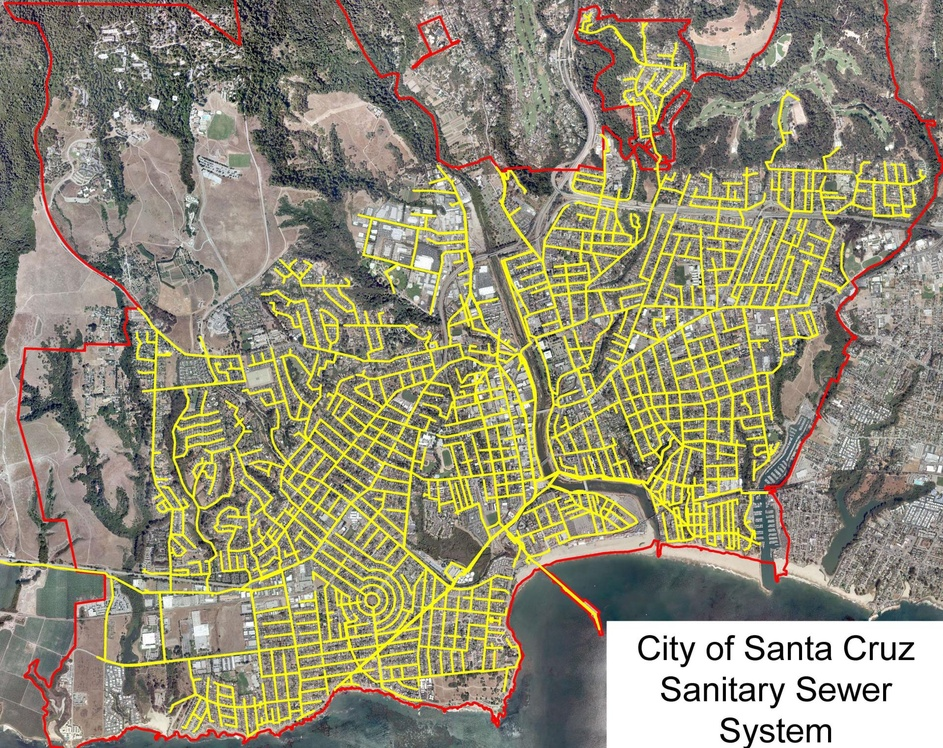
#> input picture SantaCruzSewage.jpeg, 943 x 748 px, shrunk from 1920 x 1523 before the run, found by its file name
$ python main.py
#> lines starting #> are read from the running program, lines starting #| are printed output that depends on the picture; after the words box and inside, x2 and y2 are one past the last pixel; in counts of white or black regions, pixels touching at a corner belong together

import cv2
import os
import matplotlib.pyplot as plt
import skimage
import numpy as np
import PIL
from PIL import Image
import math
import time

#Converting image to an Numpy Array
def loadconvert(link):
    image = cv2.imread(link)
#> image is the input picture: shape (748, 943, 3); mean B, G, R 117.1, 141.9, 147.3
    data = cv2.cvtColor(image, cv2.COLOR_BGR2RGB)
    return data

#Segmentation of the image to retrieve the pipes based on color
def segmentation(data):
    hsv_data = cv2.cvtColor(data, cv2.COLOR_RGB2HSV)
#> hsv_data: shape (748, 943, 3); mean H, S, V 41.3, 53.1, 149.9
    lower = np.array([28, 210, 210], dtype="uint8")
    upper = np.array([70, 255, 255], dtype="uint8")
    mask = cv2.inRange(hsv_data, lower, upper)
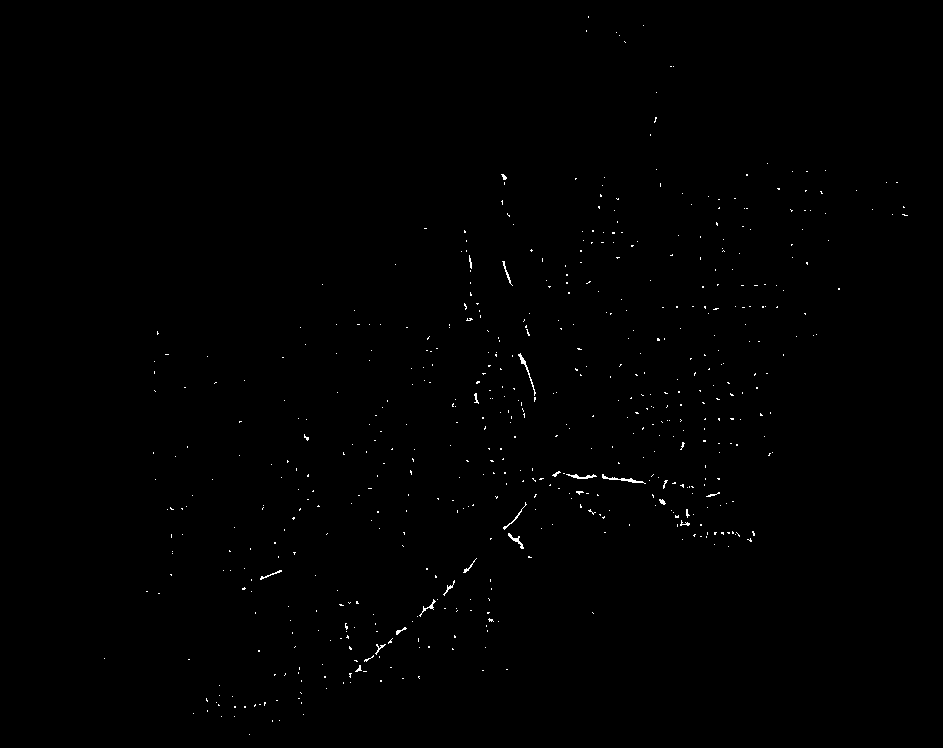
#> mask: shape (748, 943); 0.35% white in thin lines or dots, all inside (x1, y1, x2, y2) = (104, 16, 908, 735)
    result = cv2.bitwise_and(data, data, mask =mask)
    return result

#Line detection using Hough lines
def lineDetection(data):
    print(data.size)
#| 2116092
    #conver to gray scale
    gray = cv2.cvtColor(data, cv2.COLOR_BGR2GRAY)
    low_threshold = 50
    high_threshold = 150
    kernel_size = 5
    lines_list = []
    #Gaussian Blur to reduce pixels
    blur_gray = cv2.GaussianBlur(gray, (kernel_size, kernel_size), 0)
    edges = cv2.Canny(blur_gray, low_threshold, high_threshold)
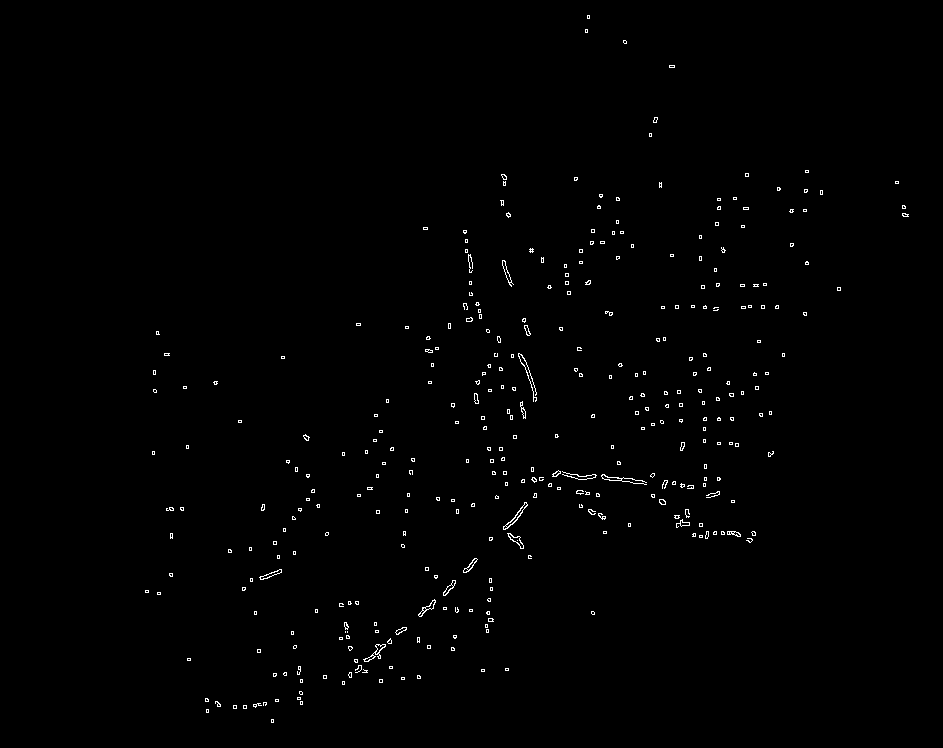
#> edges: shape (748, 943); 0.73% white in thin lines or dots, all inside (x1, y1, x2, y2) = (145, 15, 909, 723)
    # Line Detection with Hough Lines Algorithm
    lines = cv2.HoughLinesP(edges, 1, np.pi / 180, threshold=10, minLineLength=15, maxLineGap=8)  # 15, 8
#> lines = 61 rows, first 6: [446, 588, 477, 559], [418, 615, 434, 599], [424, 612, 454, 585], [348, 674, 406, 627], [463, 230, 471, 272], [556, 472, 646, 484]
    # Assigning Lines
    for points in lines:
        x1, y1, x2, y2 = points[0]
        #cv2.line(data, (x1, y1), (x2, y2), (0, 255, 0), 2)
        lines_list.append([x1, y1, x2, y2])
#> this loop made 61 passes
#> (x1, y1, x2, y2) on passes 1 to 12: (446, 588, 477, 559), (418, 615, 434, 599), (424, 612, 454, 585), (348, 674, 406, 627), (463, 230, 471, 272), (556, 472, 646, 484), (699, 537, 716, 531), (505, 261, 511, 286), (515, 521, 525, 502), (493, 474, 493, 459), (601, 475, 644, 481), (486, 632, 489, 611)
#> after the loop, lines_list = 61 items, first 6: [446, 588, 477, 559], [418, 615, 434, 599], [424, 612, 454, 585], [348, 674, 406, 627], [463, 230, 471, 272], [556, 472, 646, 484]
    # plt.imshow(data) #Uncomment to see the crude segments (Change Parameters in HoughLines to get a lower count )
    # plt.show()
    return lines


#refining the lines
def refineLine(lines, data):
    minimum =200
    sum =0
    count = 0
    for points in lines:
        if points[0][0] == 0 and points[0][3]==0:
            continue
        slope = (points[0][3] - points[0][1]) / (points[0][2] - points[0][0])
        slope = round(slope, 2)
        for spoints in lines:
            if points[0][0] == spoints[0][0] and points[0][1] == spoints[0][1] and points[0][2] == spoints[0][2] and \
                    points[0][3] == spoints[0][3]:
                continue
            else:
                if (spoints[0][0] == 0 and spoints[0][1] == 0):
                    continue
                else:
                    p2 = [points[0][2], points[0][3]]
                    q1 = [spoints[0][0], spoints[0][1]]
                    p1 = [points[0][0], points[0][1]]
                    q2 = [spoints[0][2], spoints[0][3]]
                    slope2 = (spoints[0][3] - spoints[0][1]) / (spoints[0][2] - spoints[0][0])
                    slope2 = round(slope2, 2)
                    c1 = (points[0][3] - points[0][1]) * points[0][0] + (points[0][0] - points[0][2]) * points[0][1]
                    c2 = (spoints[0][3] - spoints[0][1]) * spoints[0][0] + (spoints[0][0] - spoints[0][2]) * spoints[0][
                        1]
                    # print("Intercept 1", c1, "Intercept 2", c2)
                    # print("Slope 1 ", slope, "Slope 2 ", slope2)
                    if abs(c1 - c2) < minimum:
                        minimum = abs(c1 - c2)
                    if abs(slope - slope2) == 0 and abs(c1 - c2) <= 800:
                        sum += abs(c1 - c2)
                        # print(abs(c1 - c2))
                        count += 1
                        spoints[0] = [0, 0, 0, 0]

    lines_list = []
    for points in lines:
        x1, y1, x2, y2 = points[0]
        if x1 == 0 and x2 == 0 and y1 == 0 and y2 == 0:
            continue
        else:
            #cv2.line(data, (x1, y1), (x2, y2), (0, 0, 255), 2)
            lines_list.append([x1, y1, x2, y2])
    #print(len(lines_list)) #Uncomment to check the number of lines
    # plt.imshow(data) #Uncomment to View the Final Plot
    # plt.show()
    return lines_list

#plotting the lines
def plotlines(lines_list, data):
    for points in lines_list:
        cv2.line(data, (points[0], points[1]), (points[2], points[3]), (255,0,0), 2)
    plt.imshow(data)
    plt.show()
link = '/Users/jonathancecil/Downloads/SantaCruzSewage.jpeg'
data = loadconvert(link)
data = segmentation(data)
lines = lineDetection(data)
lines_list = refineLine(lines, data)
#> the loop in refineLine, `for points in lines:` made 61 passes
#> (points, slope) on passes 1 to 12: ([[446, 588, 477, 559]], -0.94), ([[418, 615, 434, 599]], -1), ([[424, 612, 454, 585]], -0.9), ([[348, 674, 406, 627]], -0.81), ([[463, 230, 471, 272]], 5.25), ([[556, 472, 646, 484]], 0.13), ([[699, 537, 716, 531]], -0.35), ([[505, 261, 511, 286]], 4.17), ([[515, 521, 525, 502]], -1.9), ([[493, 474, 493, 459]], -inf), ([[601, 475, 644, 481]], 0.14), ([[486, 632, 489, 611]], -7)
#> after the loop in refineLine, `for points in lines:`: count = 0; spoints = [[339, 603, 358, 604]]; sum = 0
#> the loop in refineLine, `for points in lines:` made 61 passes
plotlines(lines_list, data)
#> the loop in plotlines, `for points in lines_list:` made 61 passes
#> after the loop in plotlines, `for points in lines_list:`:
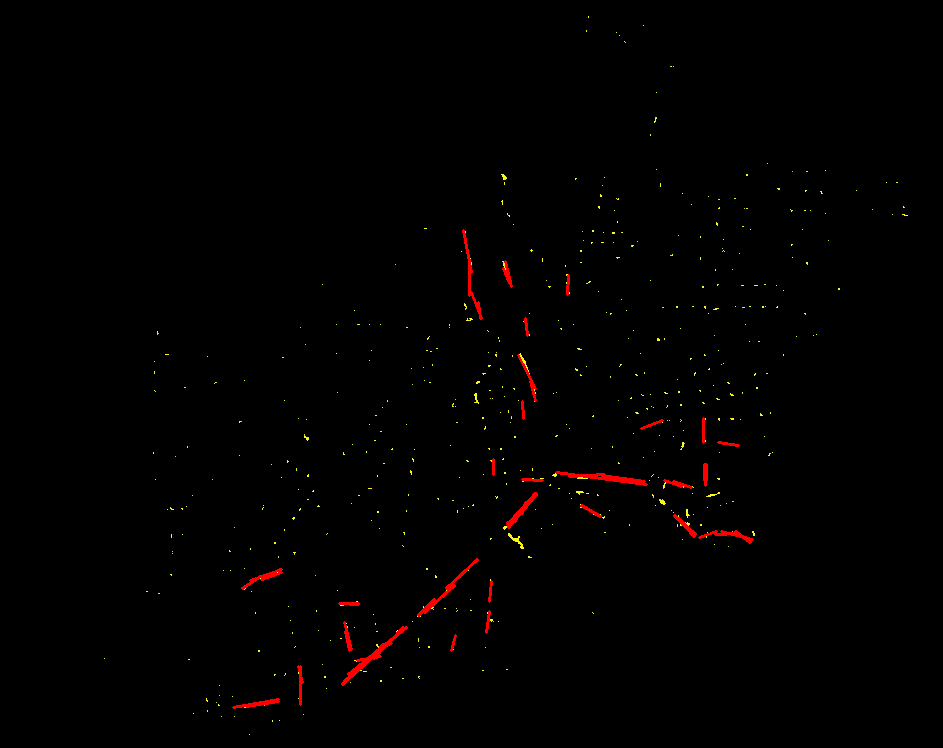
#> data: shape (748, 943, 3); mean R, G, B 2, 0.5, 0.1
